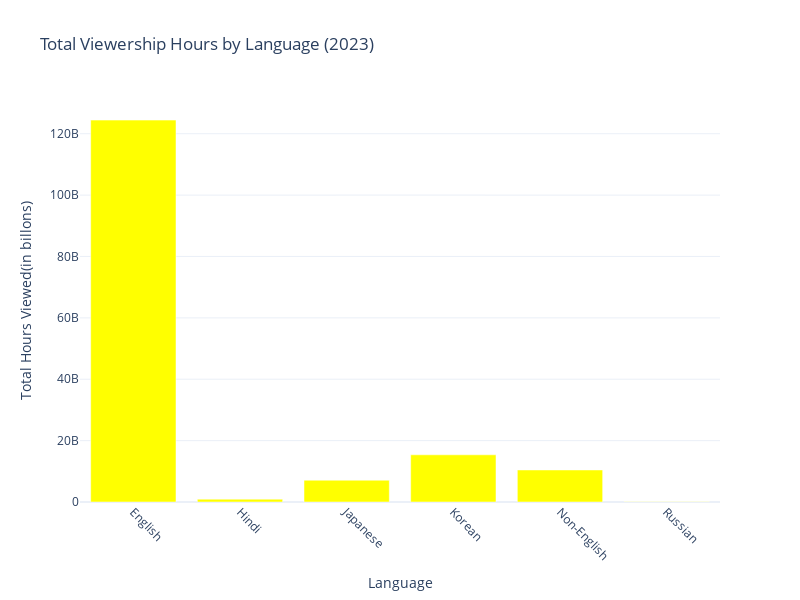

The notebook cell saved with this chart:
### Markdown cell above
Next, let’s analyze the distribution of viewership across different languages to understand which languages are contributing the most to Netflix’s content consumption:

### Code cell
# aggregate viewership hours by language
language_viewership=df.groupby('Language Indicator')['Hours Viewed'].sum()

fig=go.Figure(data=[
    go.Bar(
    x=language_viewership.index,
    y=language_viewership.values,
    marker_color='yellow'
    )
])

fig.update_layout(
    title='Total Viewership Hours by Language (2023)',
    xaxis_title='Language',
    yaxis_title='Total Hours Viewed(in billons)',
    xaxis_tickangle=45,
    height=600,
    width=800
)

fig.show()

### Figure 1 — Plotly figure (JSON) as saved in the notebook; plotly's stock layout.template omitted (floating-point values rounded to 4 significant figures)
{"data": [{"marker": {"color": "yellow"}, "type": "bar", "x": ["English", "Hindi", "Japanese", "Korean", "Non-English", "Russian"], "y": [124441700000, 926100000, 7102000000, 15378400000, 10439100000, 114600000]}], "layout": {"height": 600, "title": {"text": "Total Viewership Hours by Language (2023)"}, "width": 800, "xaxis": {"tickangle": 45, "title": {"text": "Language"}}, "yaxis": {"title": {"text": "Total Hours Viewed(in billons)"}}}}
